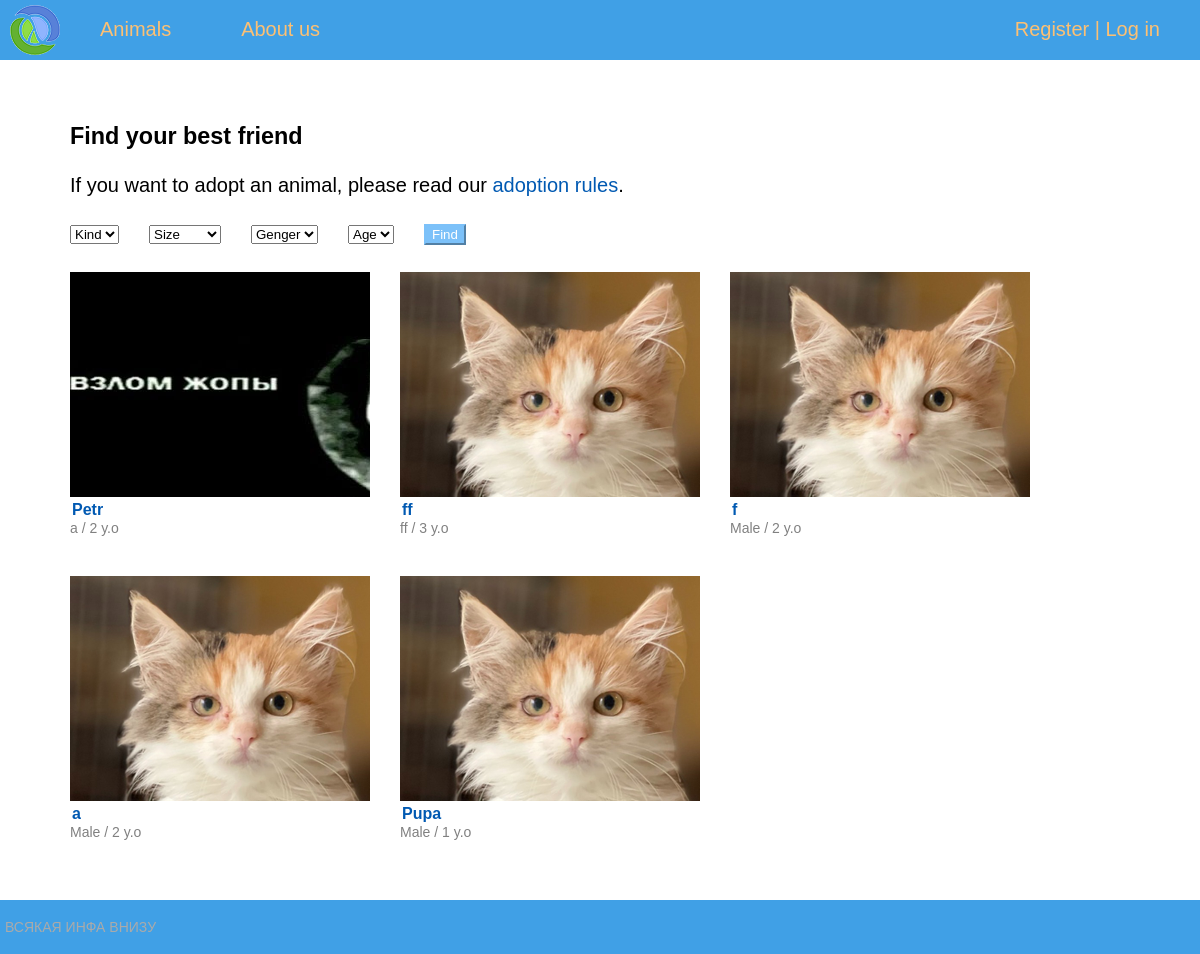
/animals/, run on the app's committed database.
### shelter/models.py (models this page shows, shortened)
class Animal(models.Model):
    name = models.CharField(max_length=30, default="")
    kind = models.CharField(max_length=15)
    breed = models.CharField(max_length=50)
    age = models.IntegerField(default="")
    color = models.CharField(max_length=50)
    gender = models.CharField(max_length=10)
    discription = models.TextField()
    photo = models.ImageField(upload_to='photos/%Y/%m/%d')
    added = models.DateTimeField(auto_now_add=True)
    edited = models.DateTimeField(auto_now=True)
    def get_absolute_url(self):
        return reverse('animal', kwargs={'animalid': self.pk})
    class Meta:
        ordering = ('-added',)

### shelter/views.py (the view)
# urls.py: path('animals/', AnimalList.as_view(), name='animals'),
class AnimalList(DataMixin, ListView):
    model = Animal
    template_name = 'shelter/animal.html'
    context_object_name = 'animal'
    def get_context_data(self, *, object_list=None, **kwargs):
        context = super().get_context_data(**kwargs)
        context['title'] = "Animals"
        context['menu'] = menu
        return context

### shelter/templates/shelter/animal.html (shortened to what this page needs)
{% extends 'shelter/base.html' %}
{% block content %}
<div class="container">
    <div id="filters">
        <h3>Find your best friend</h3>
        <p>If you want to adopt an animal, please read our <a class="link-rules" href="">adoption rules</a>.</p>
        <form action="" method="get">
            <div class="row">
                <div class="animal_filters">
                    <select class="form-control" name="species">
                        <option value="">Kind</option>
                    </select>
                </div>
                <div class="animal_filters">
                    <select class="form-control" name="animal_size">
                        <option value="">Size</option>
                    </select>
                </div>
                <div class="animal_filters">
                    <select class="form-control" name="sex">
                        <option value="">Genger</option>
                    </select>
                </div>
                <div class="animal_filters">
                    <select class="form-control" name="birth_date">
                        <option value="">Age</option>
                    </select>
                </div>
                <div class="animal_filters">
                    <button type="submit" class="animal_btn">Find</button>
                </div>
            </div>
        </form>
    </div>
    <br>
    <div class="row">
    {% for a in animal %}
        <div class="animal-item">
            <a href="{{ a.get_absolute_url }}">
                <div class="animal-image-list">
                    <img src="{{ a.photo.url }}" alt="">
                </div>
                <div class="animal-description-">
                    <div class="animal-name-list ">
                        {{ a.name }}
                    </div>
                    <div class="animal-info-list">
                        {{ a.gender }} / {{ a.age }} y.o
                    </div>
                </div>
            </a>
        </div>
    {% endfor %}
    </div>
</div>
{% endblock content %}

### shelter/static/shelter/css/styles.css (style rules this page uses)
html, body { font-family: 'Arial'; margin: 0; padding: 0; height: 100%; width: 100%; color: #444; }
a { color: #0059b2; text-decoration: none; }
img { max-width: 600px; height: auto; }
.container { width: 100%; height: auto; padding-right: 15px; padding-left: 15px; margin-right: auto; margin-left: auto; align-items: center; }
div.animal_filters { margin: 0; padding: 4px; display: inline; padding-right: 15px; padding-left: 15px; }
.animal_btn { color: #ffffff; background-color: #7cc1f9; border-color: #7cc1f9; }
.row { display: -ms-flexbox; display: flex; -ms-flex-wrap: wrap; flex-wrap: wrap; margin-right: -15px; margin-left: -15px; }
.animal-item { margin: 0 0 40px; -webkit-transition: all 200ms; transition: all 200ms; padding-right: 15px; padding-left: 15px; }
.animal-image-list { background: transparent; max-width: 300px; height: 225px; overflow: hidden; }
.animal-name-list { font-size: 16px; font-weight: bold; display: inline-block; padding-left: 2px; }
.animal-info-list { font-size: 14px; color: #808080; }

### data on the page
Animal: photo (picture), name "Petr", gender "a", age "2"
Animal: photo (picture), name "ff", gender "ff", age "3"
Animal: photo (picture), name "f", gender "Male", age "2"
Animal: photo (picture), name "a", gender "Male", age "2"
Animal: photo (picture), name "Pupa", gender "Male", age "1"

### other printed values
{{ m.title }} "Animals" "About us"
